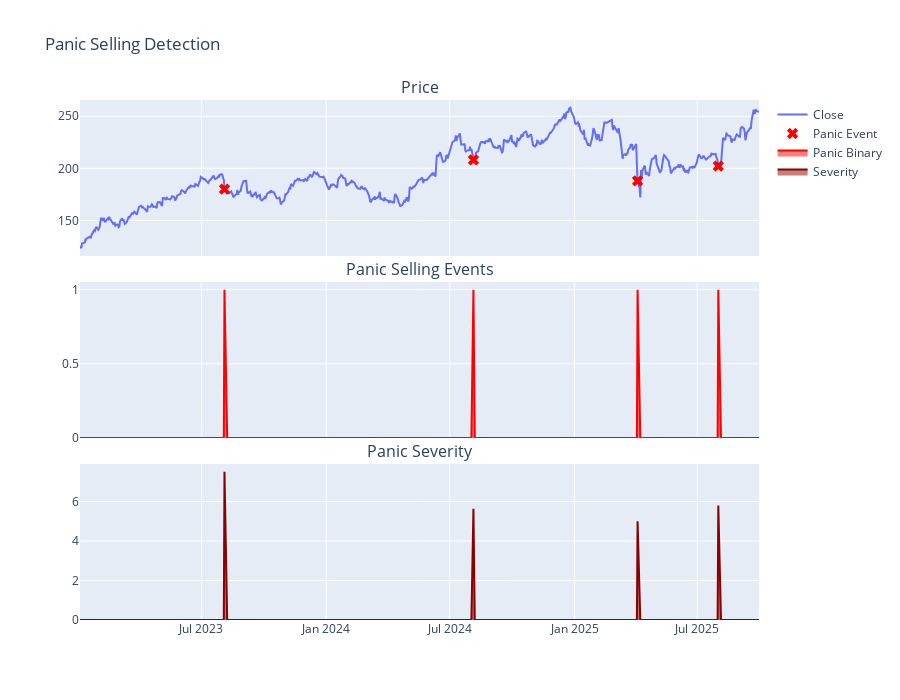

Notebook code for this chart:
### Markdown cell above
## 3. Panic Selling

Extreme volume spike (>2x average) + extreme price drop (>2 std devs) = panic/capitulation. Often marks exact bottom.

### Code cell
df = detect_panic_selling(df)

fig = make_subplots(rows=3, cols=1, shared_xaxes=True, vertical_spacing=0.05,
                    subplot_titles=('Price', 'Panic Selling Events', 'Panic Severity'))

fig.add_trace(go.Scatter(x=df['date'], y=df['close'], name='Close'), row=1, col=1)
panic_events = df[df['panic_selling'] == 1]
fig.add_trace(go.Scatter(x=panic_events['date'], y=panic_events['close'], mode='markers',
                        name='Panic Event', marker=dict(color='red', size=10, symbol='x')), row=1, col=1)

fig.add_trace(go.Scatter(x=df['date'], y=df['panic_selling'], name='Panic Binary',
                        fill='tozeroy', line=dict(color='red')), row=2, col=1)
fig.add_trace(go.Scatter(x=df['date'], y=df['panic_severity'], name='Severity',
                        fill='tozeroy', line=dict(color='darkred')), row=3, col=1)

fig.update_layout(height=700, title_text="Panic Selling Detection")
fig.show()

### Figure 1 — Plotly figure (JSON) as saved in the notebook; plotly's stock layout.template omitted (floating-point values rounded to 4 significant figures; data arrays with more than 128 entries replaced by an {"elided": "..."} marker saying what was removed)
{"data": [{"name": "Close", "type": "scatter", "x": {"elided": "688 str values"}, "xaxis": "x", "y": {"elided": "688 float values"}, "yaxis": "y"}, {"marker": {"color": "red", "size": 10, "symbol": "x"}, "mode": "markers", "name": "Panic Event", "type": "scatter", "x": ["2023-08-04T00:00:00.000000000", "2024-08-05T00:00:00.000000000", "2025-04-04T00:00:00.000000000", "2025-08-01T00:00:00.000000000"], "xaxis": "x", "y": [180.0, 208.1, 187.9, 202.2], "yaxis": "y"}, {"fill": "tozeroy", "line": {"color": "red"}, "name": "Panic Binary", "type": "scatter", "x": {"elided": "688 str values"}, "xaxis": "x2", "y": {"elided": "688 int values"}, "yaxis": "y2"}, {"fill": "tozeroy", "line": {"color": "darkred"}, "name": "Severity", "type": "scatter", "x": {"elided": "688 str values"}, "xaxis": "x3", "y": {"elided": "688 float values"}, "yaxis": "y3"}], "layout": {"annotations": [{"font": {"size": 16}, "showarrow": false, "text": "Price", "x": 0.5, "xanchor": "center", "xref": "paper", "y": 1, "yanchor": "bottom", "yref": "paper"}, {"font": {"size": 16}, "showarrow": false, "text": "Panic Selling Events", "x": 0.5, "xanchor": "center", "xref": "paper", "y": 0.65, "yanchor": "bottom", "yref": "paper"}, {"font": {"size": 16}, "showarrow": false, "text": "Panic Severity", "x": 0.5, "xanchor": "center", "xref": "paper", "y": 0.3, "yanchor": "bottom", "yref": "paper"}], "height": 700, "title": {"text": "Panic Selling Detection"}, "xaxis": {"anchor": "y", "domain": [0, 1], "matches": "x3", "showticklabels": false}, "xaxis2": {"anchor": "y2", "domain": [0, 1], "matches": "x3", "showticklabels": false}, "xaxis3": {"anchor": "y3", "domain": [0, 1]}, "yaxis": {"anchor": "x", "domain": [0.7, 1]}, "yaxis2": {"anchor": "x2", "domain": [0.35, 0.65]}, "yaxis3": {"anchor": "x3", "domain": [0, 0.3]}}}
